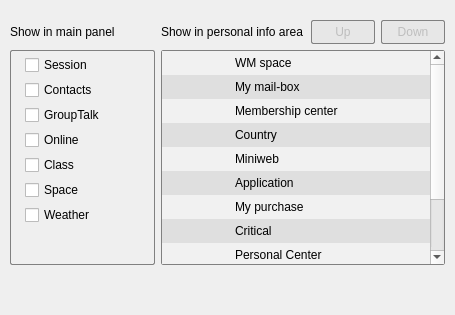
     <widget class="QWidget" name="ui_page">
      <layout class="QHBoxLayout" name="horizontalLayout_8">
       <property name="leftMargin">
        <number>10</number>
       </property>
       <property name="topMargin">
        <number>20</number>
       </property>
       <property name="rightMargin">
        <number>10</number>
       </property>
       <property name="bottomMargin">
        <number>50</number>
       </property>
       <item>
        <layout class="QVBoxLayout" name="verticalLayout_5">
         <item>
          <layout class="QHBoxLayout" name="horizontalLayout_7">
           <item>
            <widget class="QLabel" name="label_7">
             <property name="text">
              <string>Show in main panel</string>
             </property>
            </widget>
           </item>
           <item>
            <spacer name="horizontalSpacer_8">
             <property name="orientation">
              <enum>Qt::Horizontal</enum>
             </property>
             <property name="sizeHint" stdset="0">
              <size>
               <width>40</width>
               <height>24</height>
              </size>
             </property>
            </spacer>
           </item>
          </layout>
         </item>
         <item>
          <widget class="QWidget" name="left" native="true">
           <property name="sizePolicy">
            <sizepolicy hsizetype="Expanding" vsizetype="Expanding">
             <horstretch>0</horstretch>
             <verstretch>0</verstretch>
            </sizepolicy>
           </property>
           <property name="styleSheet">
            <string notr="true">#left
{
border:1px solid gray;
border-radius:2px;
}</string>
           </property>
           <layout class="QVBoxLayout" name="verticalLayout_7">
            <property name="spacing">
             <number>5</number>
            </property>
            <property name="leftMargin">
             <number>15</number>
            </property>
            <property name="topMargin">
             <number>5</number>
            </property>
            <property name="rightMargin">
             <number>0</number>
            </property>
            <property name="bottomMargin">
             <number>0</number>
            </property>
            <item>
             <layout class="QHBoxLayout" name="horizontalLayout_9">
              <item>
               <widget class="QCheckBox" name="session">
                <property name="text">
                 <string>Session</string>
                </property>
                <property name="icon">
                 <iconset resource="../res.qrc">
                  <normaloff>:/res/skin/qq_setting_schedule.png</normaloff>:/res/skin/qq_setting_schedule.png</iconset>
                </property>
               </widget>
              </item>
              <item>
               <spacer name="horizontalSpacer_9">
                <property name="orientation">
                 <enum>Qt::Horizontal</enum>
                </property>
                <property name="sizeHint" stdset="0">
                 <size>
                  <width>40</width>
                  <height>20</height>
                 </size>
                </property>
               </spacer>
              </item>
             </layout>
            </item>
            <item>
             <layout class="QHBoxLayout" name="horizontalLayout_10">
              <item>
               <widget class="QCheckBox" name="contacts">
                <property name="text">
                 <string>Contacts</string>
                </property>
                <property name="icon">
                 <iconset resource="../res.qrc">
                  <normaloff>:/res/skin/tql.png</normaloff>:/res/skin/tql.png</iconset>
                </property>
               </widget>
              </item>
              <item>
               <spacer name="horizontalSpacer_10">
                <property name="orientation">
                 <enum>Qt::Horizontal</enum>
                </property>
                <property name="sizeHint" stdset="0">
                 <size>
                  <width>40</width>
                  <height>20</height>
                 </size>
                </property>
               </spacer>
              </item>
             </layout>
            </item>
            <item>
             <layout class="QHBoxLayout" name="horizontalLayout_11">
              <item>
               <widget class="QCheckBox" name="checkBox_3">
                <property name="text">
                 <string>GroupTalk</string>
                </property>
                <property name="icon">
                 <iconset resource="../res.qrc">
                  <normaloff>:/res/skin/tql.png</normaloff>:/res/skin/tql.png</iconset>
                </property>
               </widget>
              </item>
              <item>
               <spacer name="horizontalSpacer_11">
                <property name="orientation">
                 <enum>Qt::Horizontal</enum>
                </property>
                <property name="sizeHint" stdset="0">
                 <size>
                  <width>40</width>
                  <height>20</height>
                 </size>
                </property>
               </spacer>
              </item>
             </layout>
            </item>
            <item>
             <layout class="QHBoxLayout" name="horizontalLayout_12">
              <item>
               <widget class="QCheckBox" name="online">
                <property name="text">
                 <string>Online</string>
                </property>
                <property name="icon">
                 <iconset resource="../res.qrc">
                  <normaloff>:/res/skin/tqr.png</normaloff>:/res/skin/tqr.png</iconset>
                </property>
               </widget>
              </item>
              <item>
               <spacer name="horizontalSpacer_12">
                <property name="orientation">
                 <enum>Qt::Horizontal</enum>
                </property>
                <property name="sizeHint" stdset="0">
                 <size>
                  <width>40</width>
                  <height>20</height>
                 </size>
                </property>
               </spacer>
              </item>
             </layout>
            </item>
            <item>
             <layout class="QHBoxLayout" name="horizontalLayout_13">
              <item>
               <widget class="QCheckBox" name="classes">
                <property name="text">
                 <string>Class</string>
                </property>
                <property name="icon">
                 <iconset resource="../res.qrc">
                  <normaloff>:/res/skin/qq_setting_tim.png</normaloff>:/res/skin/qq_setting_tim.png</iconset>
                </property>
               </widget>
              </item>
              <item>
               <spacer name="horizontalSpacer_13">
                <property name="orientation">
                 <enum>Qt::Horizontal</enum>
                </property>
                <property name="sizeHint" stdset="0">
                 <size>
                  <width>40</width>
                  <height>20</height>
                 </size>
                </property>
               </spacer>
              </item>
             </layout>
            </item>
            <item>
             <layout class="QHBoxLayout" name="horizontalLayout_14">
              <item>
               <widget class="QCheckBox" name="space">
                <property name="text">
                 <string>Space</string>
                </property>
                <property name="icon">
                 <iconset resource="../res.qrc">
                  <normaloff>:/res/skin/tqp.png</normaloff>:/res/skin/tqp.png</iconset>
                </property>
               </widget>
              </item>
              <item>
               <spacer name="horizontalSpacer_14">
                <property name="orientation">
                 <enum>Qt::Horizontal</enum>
                </property>
                <property name="sizeHint" stdset="0">
                 <size>
                  <width>40</width>
                  <height>20</height>
                 </size>
                </property>
               </spacer>
              </item>
             </layout>
            </item>
            <item>
             <layout class="QHBoxLayout" name="horizontalLayout_15">
              <item>
               <widget class="QCheckBox" name="weather">
                <property name="text">
                 <string>Weather</string>
                </property>
                <property name="icon">
                 <iconset resource="../res.qrc">
                  <normaloff>:/res/skin/qq_setting_zhuangban.png</normaloff>:/res/skin/qq_setting_zhuangban.png</iconset>
                </property>
               </widget>
              </item>
              <item>
               <spacer name="horizontalSpacer_15">
                <property name="orientation">
                 <enum>Qt::Horizontal</enum>
                </property>
                <property name="sizeHint" stdset="0">
                 <size>
                  <width>40</width>
                  <height>20</height>
                 </size>
                </property>
               </spacer>
              </item>
             </layout>
            </item>
            <item>
             <spacer name="verticalSpacer">
              <property name="orientation">
               <enum>Qt::Vertical</enum>
              </property>
              <property name="sizeHint" stdset="0">
               <size>
                <width>20</width>
                <height>40</height>
               </size>
              </property>
             </spacer>
            </item>
           </layout>
          </widget>
         </item>
        </layout>
       </item>
       <item>
        <layout class="QVBoxLayout" name="verticalLayout_6">
         <item>
          <layout class="QHBoxLayout" name="horizontalLayout_6">
           <item>
            <widget class="QLabel" name="label_8">
             <property name="text">
              <string>Show in personal info area</string>
             </property>
            </widget>
           </item>
           <item>
            <spacer name="horizontalSpacer_6">
             <property name="orientation">
              <enum>Qt::Horizontal</enum>
             </property>
             <property name="sizeHint" stdset="0">
              <size>
               <width>2</width>
               <height>20</height>
              </size>
             </property>
            </spacer>
           </item>
           <item>
            <widget class="QPushButton" name="up">
             <property name="enabled">
              <bool>false</bool>
             </property>
             <property name="minimumSize">
              <size>
               <width>64</width>
               <height>24</height>
              </size>
             </property>
             <property name="maximumSize">
              <size>
               <width>64</width>
               <height>24</height>
              </size>
             </property>
             <property name="styleSheet">
              <string notr="true">QPushButton
{
border:1px solid gray;
background-color: rgba(221, 221, 221,120);
border-radius:2px;
padding-left:10;
padding-right:10;
padding-top:4;
padding-bottom:4;
}
QPushButton:hover
{
background-color:rgba(76, 184, 255,80)
}
QPushButton:pressed
{
background-color: rgba(221, 221, 221,120);
padding-top:6;
padding-bottom:2;
padding-left:12;
padding-right:8;
}</string>
             </property>
             <property name="text">
              <string>Up</string>
             </property>
             <property name="icon">
              <iconset resource="../res.qrc">
               <normaloff>:/res/skin/pxp.png</normaloff>:/res/skin/pxp.png</iconset>
             </property>
            </widget>
           </item>
           <item>
            <widget class="QPushButton" name="down">
             <property name="enabled">
              <bool>false</bool>
             </property>
             <property name="minimumSize">
              <size>
               <width>64</width>
               <height>24</height>
              </size>
             </property>
             <property name="maximumSize">
              <size>
               <width>64</width>
               <height>24</height>
              </size>
             </property>
             <property name="styleSheet">
              <string notr="true">QPushButton
{
border:1px solid gray;
background-color: rgba(221, 221, 221,120);
border-radius:2px;
padding-left:10;
padding-right:10;
padding-top:4;
padding-bottom:4;
}
QPushButton:hover
{
background-color:rgba(76, 184, 255,80)
}
QPushButton:pressed
{
background-color: rgba(221, 221, 221,120);
padding-top:6;
padding-bottom:2;
padding-left:12;
padding-right:8;
}</string>
             </property>
             <property name="text">
              <string>Down</string>
             </property>
             <property name="icon">
              <iconset resource="../res.qrc">
               <normaloff>:/res/skin/pxq.png</normaloff>:/res/skin/pxq.png</iconset>
             </property>
            </widget>
           </item>
          </layout>
         </item>
         <item>
          <widget class="QListWidget" name="right">
           <property name="focusPolicy">
            <enum>Qt::NoFocus</enum>
           </property>
           <property name="styleSheet">
            <string notr="true">::text
{
left:70px;
}
::indicator
{
left:30px;
}
::icon
{
left:70px;
}
::item
{
height:24px;
}
::item:hover
{
background-color:rgb(235, 219, 169);
}
::item:selected
{
background-color:rgba(235, 219, 169,120);
}
#right
{
border:1px solid gray;
border-radius:2px;
background-color:rgb(223, 223, 223);
}</string>
           </property>
           <property name="spacing">
            <number>0</number>
           </property>
           <item>
            <property name="text">
             <string>WM space</string>
            </property>
            <property name="background">
             <brush brushstyle="SolidPattern">
              <color alpha="255">
               <red>241</red>
               <green>241</green>
               <blue>241</blue>
              </color>
             </brush>
            </property>
            <property name="checkState">
             <enum>Unchecked</enum>
            </property>
            <property name="icon">
             <iconset resource="../res.qrc">
              <normaloff>:/res/skin/tqp.png</normaloff>:/res/skin/tqp.png</iconset>
            </property>
           </item>
           <item>
            <property name="text">
             <string>My mail-box</string>
            </property>
            <property name="background">
             <brush brushstyle="SolidPattern">
              <color alpha="255">
               <red>223</red>
               <green>223</green>
               <blue>223</blue>
              </color>
             </brush>
            </property>
            <property name="checkState">
             <enum>Unchecked</enum>
            </property>
            <property name="icon">
             <iconset resource="../res.qrc">
              <normaloff>:/res/skin/qq_setting_tim.png</normaloff>:/res/skin/qq_setting_tim.png</iconset>
            </property>
           </item>
           <item>
            <property name="text">
             <string>Membership center</string>
            </property>
            <property name="background">
             <brush brushstyle="SolidPattern">
              <color alpha="255">
               <red>241</red>
               <green>241</green>
               <blue>241</blue>
              </color>
             </brush>
            </property>
            <property name="checkState">
             <enum>Unchecked</enum>
            </property>
            <property name="icon">
             <iconset resource="../res.qrc">
              <normaloff>:/res/skin/qq_setting_schedule.png</normaloff>:/res/skin/qq_setting_schedule.png</iconset>
            </property>
           </item>
           <item>
            <property name="text">
             <string>Country</string>
            </property>
            <property name="background">
             <brush brushstyle="SolidPattern">
              <color alpha="255">
               <red>223</red>
               <green>223</green>
               <blue>223</blue>
              </color>
             </brush>
            </property>
            <property name="checkState">
             <enum>Unchecked</enum>
            </property>
            <property name="icon">
             <iconset resource="../res.qrc">
              <normaloff>:/res/skin/qq_setting_zhuangban.png</normaloff>:/res/skin/qq_setting_zhuangban.png</iconset>
            </property>
           </item>
           <item>
            <property name="text">
             <string>Miniweb</string>
            </property>
            <property name="background">
             <brush brushstyle="SolidPattern">
              <color alpha="255">
               <red>241</red>
               <green>241</green>
               <blue>241</blue>
              </color>
             </brush>
            </property>
            <property name="checkState">
             <enum>Unchecked</enum>
            </property>
            <property name="icon">
             <iconset resource="../res.qrc">
              <normaloff>:/res/skin/qq_setting_xiangce.png</normaloff>:/res/skin/qq_setting_xiangce.png</iconset>
            </property>
           </item>
           <item>
            <property name="text">
             <string>Application</string>
            </property>
            <property name="background">
             <brush brushstyle="SolidPattern">
              <color alpha="255">
               <red>223</red>
               <green>223</green>
               <blue>223</blue>
              </color>
             </brush>
            </property>
            <property name="checkState">
             <enum>Unchecked</enum>
            </property>
            <property name="icon">
             <iconset resource="../res.qrc">
              <normaloff>:/res/skin/taj.png</normaloff>:/res/skin/taj.png</iconset>
            </property>
           </item>
           <item>
            <property name="text">
             <string>My purchase</string>
            </property>
            <property name="background">
             <brush brushstyle="SolidPattern">
              <color alpha="255">
               <red>241</red>
               <green>241</green>
               <blue>241</blue>
              </color>
             </brush>
            </property>
            <property name="checkState">
             <enum>Unchecked</enum>
            </property>
            <property name="icon">
             <iconset resource="../res.qrc">
              <normaloff>:/res/skin/tam.png</normaloff>:/res/skin/tam.png</iconset>
            </property>
           </item>
           <item>
            <property name="text">
             <string>Critical</string>
            </property>
            <property name="background">
             <brush brushstyle="SolidPattern">
              <color alpha="255">
               <red>223</red>
               <green>223</green>
               <blue>223</blue>
              </color>
             </brush>
            </property>
            <property name="checkState">
             <enum>Unchecked</enum>
            </property>
            <property name="icon">
             <iconset resource="../res.qrc">
              <normaloff>:/res/skin/tak.png</normaloff>:/res/skin/tak.png</iconset>
            </property>
           </item>
           <item>
            <property name="text">
             <string>Personal Center</string>
            </property>
            <property name="background">
             <brush brushstyle="SolidPattern">
              <color alpha="255">
               <red>241</red>
               <green>241</green>
               <blue>241</blue>
              </color>
             </brush>
            </property>
            <property name="checkState">
             <enum>Unchecked</enum>
            </property>
            <property name="icon">
             <iconset resource="../res.qrc">
              <normaloff>:/res/skin/tal.png</normaloff>:/res/skin/tal.png</iconset>
            </property>
           </item>
           <item>
            <property name="text">
             <string>My wallet</string>
            </property>
            <property name="background">
             <brush brushstyle="SolidPattern">
              <color alpha="255">
               <red>223</red>
               <green>223</green>
               <blue>223</blue>
              </color>
             </brush>
            </property>
            <property name="checkState">
             <enum>Unchecked</enum>
            </property>
            <property name="icon">
             <iconset resource="../res.qrc">
              <normaloff>:/res/skin/qq_setting_schedule.png</normaloff>:/res/skin/qq_setting_schedule.png</iconset>
            </property>
           </item>
           <item>
            <property name="text">
             <string>UI manage</string>
            </property>
            <property name="background">
             <brush brushstyle="SolidPattern">
              <color alpha="255">
               <red>241</red>
               <green>241</green>
               <blue>241</blue>
              </color>
             </brush>
            </property>
            <property name="checkState">
             <enum>Unchecked</enum>
            </property>
            <property name="icon">
             <iconset resource="../res.qrc">
              <normaloff>:/res/skin/pau.png</normaloff>:/res/skin/pau.png</iconset>
            </property>
           </item>
          </widget>
         </item>
        </layout>
       </item>
      </layout>
     </widget>
